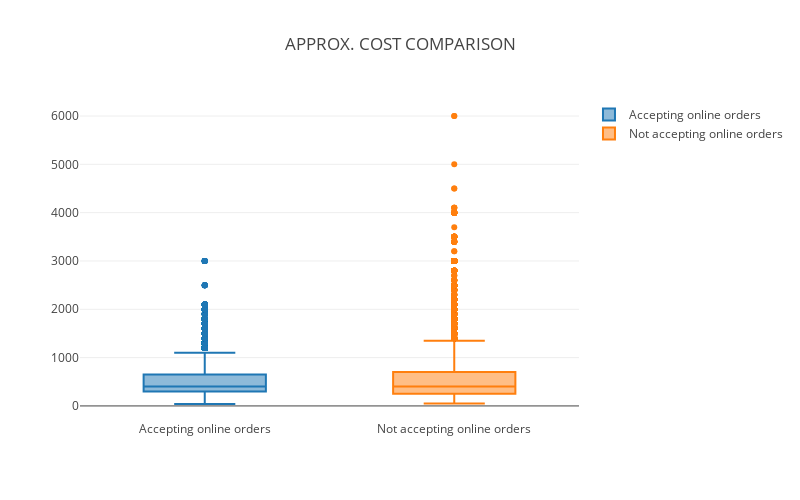

The code cell stored with this chart in its notebook:
### Markdown cell above
## **APPROX. COST COMPARISON:**

### Code cell
crdf= df[['approx_cost(for two people)', 'online_order']].dropna()
crdf['approx_cost(for two people)']= crdf['approx_cost(for two people)'].apply(lambda x : int(x.replace(',', '')))
crdf_yes= crdf[crdf['online_order']== 'Yes']['approx_cost(for two people)']
crdf_no= crdf[crdf['online_order']== 'No']['approx_cost(for two people)']
trace1= go.Box(y= crdf_yes, name= 'Accepting online orders')
trace2= go.Box(y= crdf_no, name= 'Not accepting online orders')
layout= go.Layout(title= 'APPROX. COST COMPARISON', width= 800, height= 500)
data= [trace1, trace2]
fig= go.Figure(data= data, layout= layout)
py.iplot(fig)

### Figure 1 — Plotly figure (JSON) as saved in the notebook; plotly's stock layout.template omitted (floating-point values rounded to 4 significant figures; data arrays with more than 128 entries replaced by an {"elided": "..."} marker saying what was removed)
{"data": [{"name": "Accepting online orders", "type": "box", "uid": "d161215a-4cea-495b-9ebf-5548379ec34a", "y": {"elided": "30444 int values"}}, {"name": "Not accepting online orders", "type": "box", "uid": "2d119ab4-4309-467e-8149-a5ab5e27106b", "y": {"elided": "20927 int values"}}], "layout": {"height": 500, "title": {"text": "APPROX. COST COMPARISON"}, "width": 800}}
